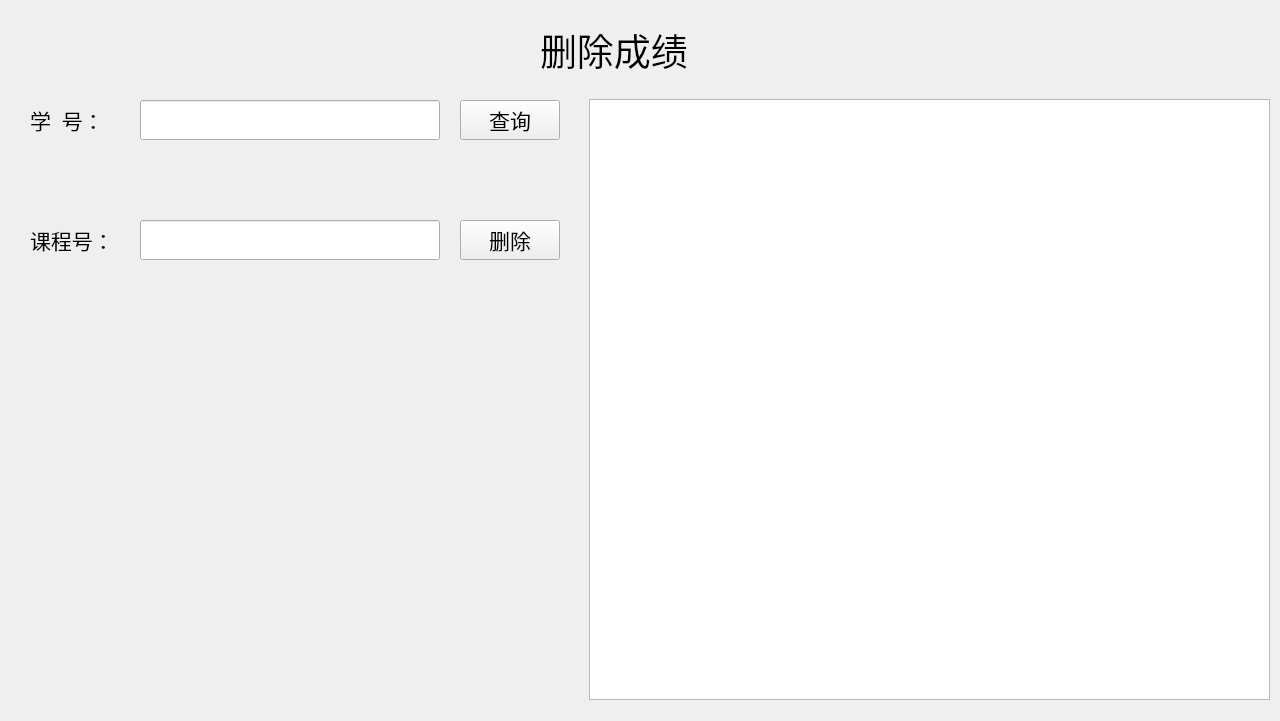
<?xml version="1.0" encoding="UTF-8"?>
<ui version="4.0">
 <class>Window_score_delete</class>
 <widget class="QWidget" name="Window_score_delete">
  <property name="geometry">
   <rect>
    <x>0</x>
    <y>0</y>
    <width>1280</width>
    <height>721</height>
   </rect>
  </property>
  <property name="windowTitle">
   <string>Form</string>
  </property>
  <widget class="QLabel" name="label_title1">
   <property name="geometry">
    <rect>
     <x>540</x>
     <y>20</y>
     <width>200</width>
     <height>60</height>
    </rect>
   </property>
   <property name="maximumSize">
    <size>
     <width>16777214</width>
     <height>16777215</height>
    </size>
   </property>
   <property name="font">
    <font>
     <family>黑体</family>
     <pointsize>28</pointsize>
    </font>
   </property>
   <property name="text">
    <string>删除成绩</string>
   </property>
  </widget>
  <widget class="QListView" name="listView_scroe">
   <property name="geometry">
    <rect>
     <x>589</x>
     <y>99</y>
     <width>681</width>
     <height>601</height>
    </rect>
   </property>
  </widget>
  <widget class="QPushButton" name="pushButton_delete">
   <property name="geometry">
    <rect>
     <x>460</x>
     <y>220</y>
     <width>100</width>
     <height>40</height>
    </rect>
   </property>
   <property name="font">
    <font>
     <family>黑体</family>
     <pointsize>16</pointsize>
    </font>
   </property>
   <property name="text">
    <string>删除</string>
   </property>
  </widget>
  <widget class="QLineEdit" name="lineEdit_stuno">
   <property name="geometry">
    <rect>
     <x>140</x>
     <y>100</y>
     <width>300</width>
     <height>40</height>
    </rect>
   </property>
   <property name="font">
    <font>
     <family>黑体</family>
     <pointsize>16</pointsize>
    </font>
   </property>
  </widget>
  <widget class="QLabel" name="label_title2">
   <property name="geometry">
    <rect>
     <x>30</x>
     <y>100</y>
     <width>100</width>
     <height>40</height>
    </rect>
   </property>
   <property name="font">
    <font>
     <family>黑体</family>
     <pointsize>16</pointsize>
    </font>
   </property>
   <property name="text">
    <string>学  号：</string>
   </property>
  </widget>
  <widget class="QPushButton" name="pushButton_inquiry">
   <property name="geometry">
    <rect>
     <x>460</x>
     <y>100</y>
     <width>100</width>
     <height>40</height>
    </rect>
   </property>
   <property name="font">
    <font>
     <family>黑体</family>
     <pointsize>16</pointsize>
    </font>
   </property>
   <property name="text">
    <string>查询</string>
   </property>
  </widget>
  <widget class="QLabel" name="label_tip">
   <property name="geometry">
    <rect>
     <x>40</x>
     <y>160</y>
     <width>521</width>
     <height>41</height>
    </rect>
   </property>
   <property name="font">
    <font>
     <family>黑体</family>
     <pointsize>16</pointsize>
    </font>
   </property>
   <property name="text">
    <string/>
   </property>
  </widget>
  <widget class="QLineEdit" name="lineEdit_courseno">
   <property name="geometry">
    <rect>
     <x>140</x>
     <y>220</y>
     <width>300</width>
     <height>40</height>
    </rect>
   </property>
   <property name="font">
    <font>
     <family>黑体</family>
     <pointsize>16</pointsize>
    </font>
   </property>
  </widget>
  <widget class="QLabel" name="label_title3">
   <property name="geometry">
    <rect>
     <x>30</x>
     <y>220</y>
     <width>100</width>
     <height>40</height>
    </rect>
   </property>
   <property name="font">
    <font>
     <family>黑体</family>
     <pointsize>16</pointsize>
    </font>
   </property>
   <property name="text">
    <string>课程号：</string>
   </property>
  </widget>
  <widget class="QLabel" name="label_tip_2">
   <property name="geometry">
    <rect>
     <x>40</x>
     <y>280</y>
     <width>521</width>
     <height>41</height>
    </rect>
   </property>
   <property name="font">
    <font>
     <family>黑体</family>
     <pointsize>16</pointsize>
    </font>
   </property>
   <property name="text">
    <string/>
   </property>
  </widget>
 </widget>
 <resources/>
 <connections/>
</ui>
